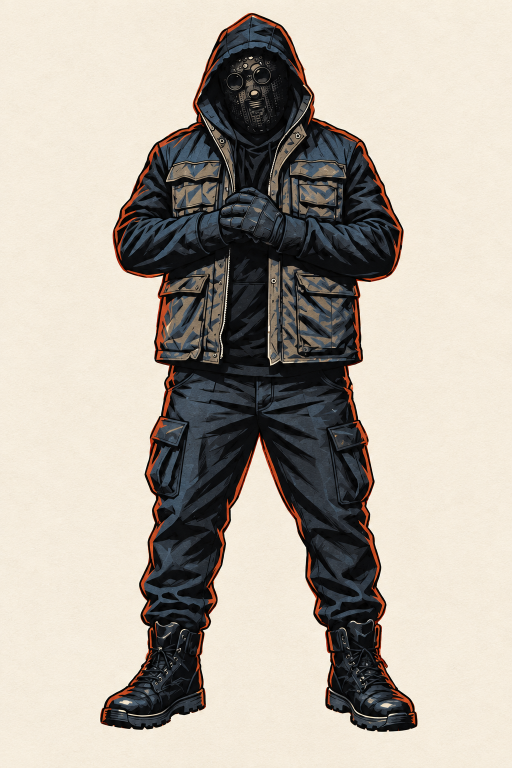
#> input picture assets/derived-down-trigger/down-trigger-masked-character-illustrated-model-provisional-v01.png, 1024 x 1536 px, found by its file name (shown at 1/2 size)
$ python clean_illustrated_character_model_v01.py
#> lines starting #> are read from the running program, lines starting #| are printed output that depends on the picture; after the words box and inside, x2 and y2 are one past the last pixel; in counts of white or black regions, pixels touching at a corner belong together
from pathlib import Path
from collections import deque
import numpy as np
from PIL import Image, ImageFilter


ROOT = Path(r"C:\Users\waou9\Documents\NJ\Portfolio immersif Nicolas Jez - MASTER")
SOURCE = ROOT / "assets" / "derived-down-trigger" / "down-trigger-masked-character-illustrated-model-provisional-v01.png"
TARGET = ROOT / "assets" / "derived-down-trigger" / "down-trigger-masked-character-illustrated-model-provisional-v01-clean.png"


def main():
    image = Image.open(SOURCE).convert("RGBA")
    rgb = np.asarray(image, dtype=np.uint8)[..., :3]
#> rgb is the input picture: shape (1536, 1024, 3); mean R, G, B 181.8, 174.3, 164
    luma = 0.299 * rgb[..., 0] + 0.587 * rgb[..., 1] + 0.114 * rgb[..., 2]
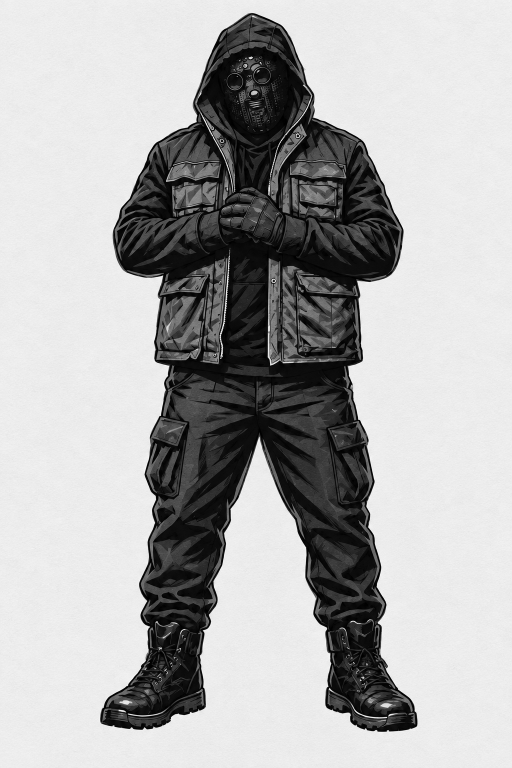
#> luma: shape (1536, 1024) float64 (shown at 1/2 size); min 0, max 255, mean 175.4
    chroma = rgb.max(axis=2).astype(int) - rgb.min(axis=2).astype(int)
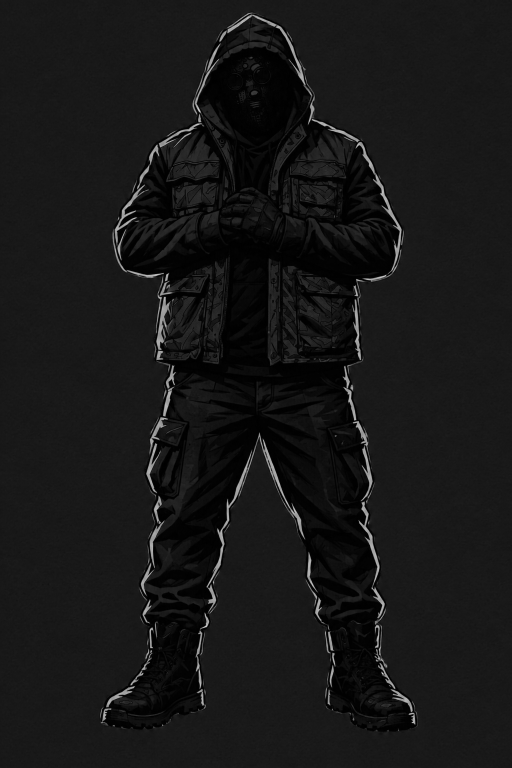
#> chroma: shape (1536, 1024) int64 (shown at 1/2 size); min 0, max 235, mean 22.8

    # Keep the dark/blue/rust illustrated character and discard the uniform
    # bone-paper field. Connectivity removes isolated paper flecks.
    candidate = (luma < 176) | (chroma > 38)
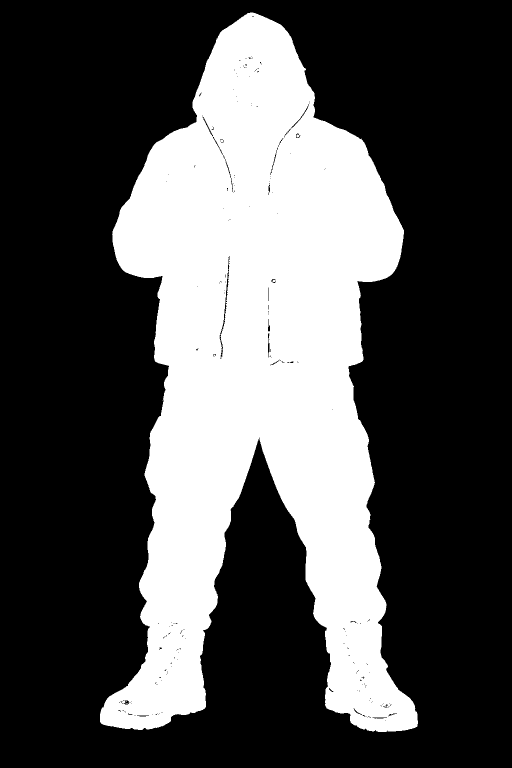
#> candidate: shape (1536, 1024) bool (shown at 1/2 size); 31.9% white; 5 white regions (4 under 20 px), largest, box (x1, y1, x2, y2) and area: (200, 25, 836, 1464) 502173
    h, w = candidate.shape
#> h = 1536; w = 1024
    visited = np.zeros((h, w), dtype=bool)
    keep = np.zeros((h, w), dtype=bool)
    for y in range(h):
        for x in range(w):
            if not candidate[y, x] or visited[y, x]:
                continue
            q = deque([(x, y)])
            visited[y, x] = True
            points = []
            while q:
                px, py = q.popleft()
                points.append((px, py))
                for nx, ny in ((px - 1, py), (px + 1, py), (px, py - 1), (px, py + 1),
                               (px - 1, py - 1), (px + 1, py - 1), (px - 1, py + 1), (px + 1, py + 1)):
                    if 0 <= nx < w and 0 <= ny < h and candidate[ny, nx] and not visited[ny, nx]:
                        visited[ny, nx] = True
                        q.append((nx, ny))
            if len(points) >= 1200:
                for px, py in points:
                    keep[py, px] = True

    alpha = Image.fromarray((keep * 255).astype(np.uint8), mode="L")
    alpha = alpha.filter(ImageFilter.GaussianBlur(0.55))
    out = image.copy()
    out.putalpha(alpha)
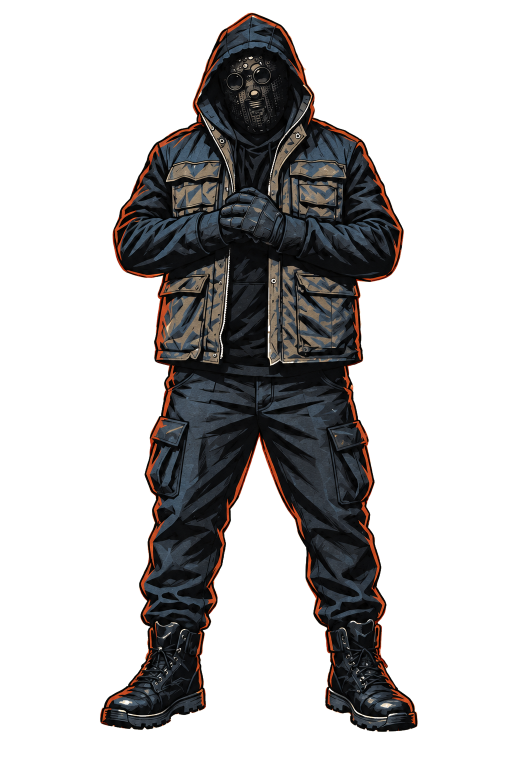
#> out: PIL image 1024x1536 RGBA (shown at 1/2 size); mean R, G, B, A 181.8, 174.3, 164, 81.4; transparent parts drawn white
    out.save(TARGET)
    print(TARGET)


if __name__ == "__main__":
    main()
